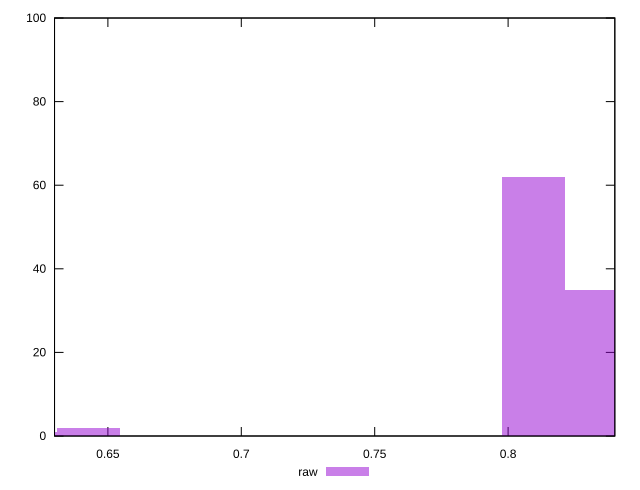

Recreate this plot in gnuplot.
reset

$raw <<EOF
0.6428172680464661 2
0.8094735967992536 62
0.8332816437639375 35
0.6190092210817821 1
EOF

set key outside below
set boxwidth 0.02380804696468393
set xrange [0.63:0.84]
set yrange [0:100]
set trange [0:100]
set style fill transparent solid 0.5 noborder
set terminal svg size 640, 490 enhanced background rgb 'white'
set output "reports/report_00031_2021-02-24T23-18-18.084Z/meta/score/samples/music/raw/histogram.svg"

plot $raw title "raw" with boxes

reset
